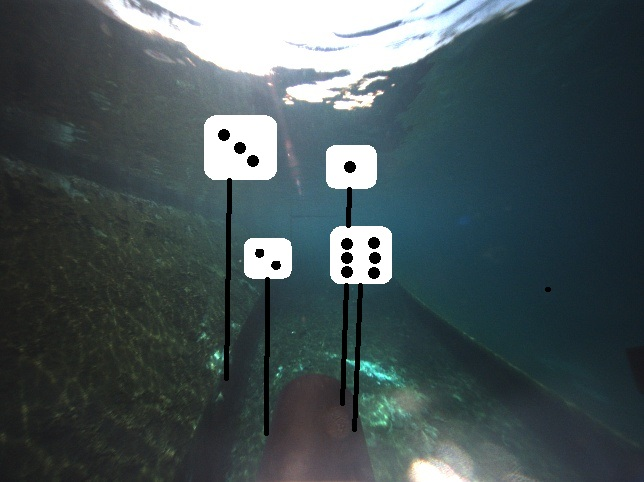
//> input picture Baitap_4/dice_1.jpg, 644 x 482 px, given in place of the camera
$ ./Source   (built with g++ and OpenCV 4)
//> lines starting //> are read from the running program, lines starting //| are printed output that depends on the picture; after the words box and inside, x2 and y2 are one past the last pixel; in counts of white or black regions, pixels touching at a corner belong together
#define _CRT_SECURE_NO_WARNINGS
#include "opencv2/highgui/highgui.hpp"
#include "opencv2/imgproc/imgproc.hpp"
#include "opencv2/features2d.hpp"
#include <iostream>
using namespace cv;
using namespace std;

int main() {
	cv::Mat im_with_keypoints; std::vector<cv::KeyPoint> keypoints;
	cv::Mat grayImage, camFrame, kernel;
	int morphBNo2 = 2;
	char str[200];
	//Setting detector parameters
	cv::SimpleBlobDetector::Params params;
	params.filterByInertia = true;
	params.minInertiaRatio = 0.5;
	params.filterByCircularity = true;
	params.filterByArea = true;
	params.minArea = 200.0f;
	//Creating a detector object
	cv::Ptr<cv::SimpleBlobDetector> detector = cv::SimpleBlobDetector::create(params);
	//video capture settings
	cv::VideoCapture cap(0); // open the default camera
	cap.set(CV_CAP_PROP_FRAME_WIDTH, 640);
	cap.set(CV_CAP_PROP_FRAME_HEIGHT, 480);
	//checking video stream
	if (!cap.isOpened()) {  // check if we succeeded
		std::cout << ("Failure to open camera") << "\n";
		std::cin.get();
	}
	cv::Mat backgroundFrame;
	cap >> backgroundFrame;
//> backgroundFrame is the input picture: 482 rows x 644 cols, CV_8UC3; mean B, G, R 86, 83.2, 69.7
	cvtColor(backgroundFrame, backgroundFrame, CV_BGR2GRAY);
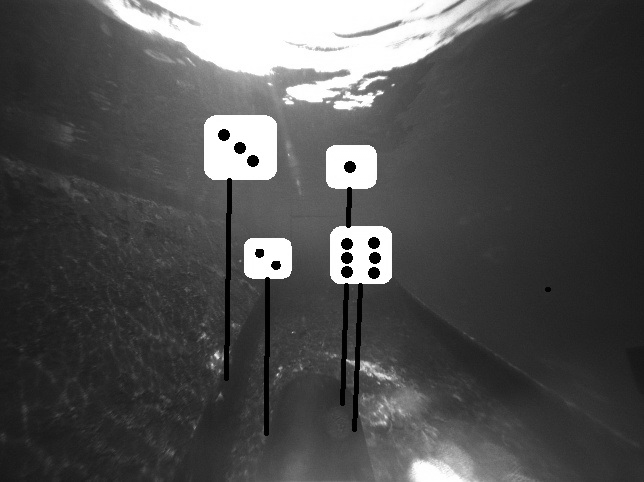
//> backgroundFrame: 482 rows x 644 cols, CV_8UC1; min 0, max 255, mean 79.5
	Mat unprocessedFrame;

	for (;;) {
		// get a new frame from camera
		cap >> camFrame;

		unprocessedFrame = camFrame.clone();
		//converting video to single channel grayscale
		cvtColor(camFrame, grayImage, CV_BGR2GRAY);
		grayImage.convertTo(grayImage, CV_8U);
		//filter noise
		cv::GaussianBlur(grayImage, grayImage, cvSize(5, 5), 0, 0);
		// remove background
		absdiff(grayImage, backgroundFrame, grayImage);
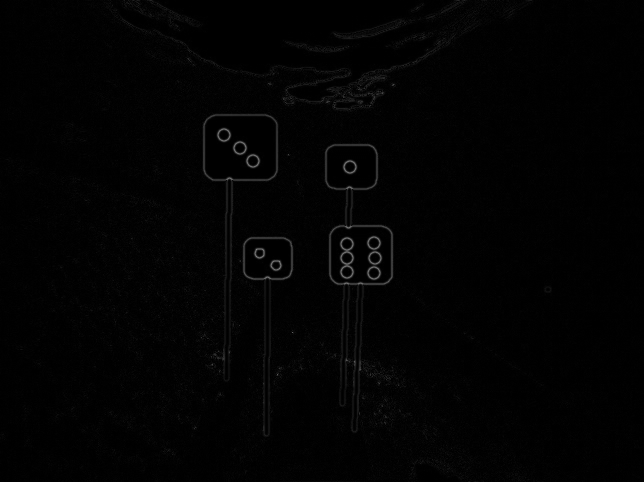
//> grayImage: 482 rows x 644 cols, CV_8UC1; min 0, max 135, mean 2.5
		//apply automatic threshold
		cv::threshold(grayImage, grayImage, 0.0, 255, cv::THRESH_BINARY_INV | cv::THRESH_OTSU);
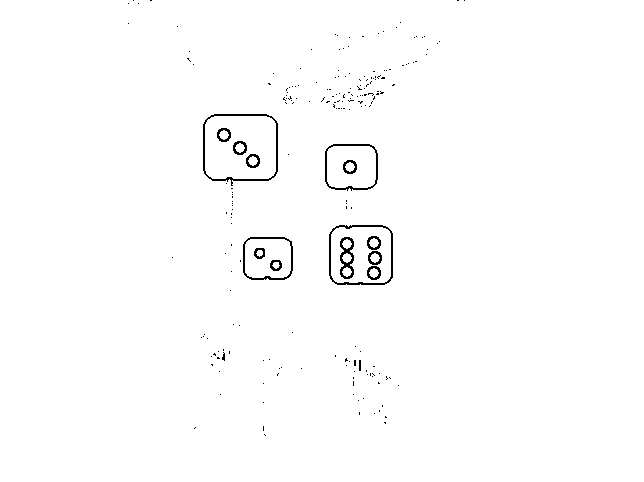
//> grayImage: 482 rows x 644 cols, CV_8UC1; 99% white; black in thin lines or dots, all inside (x1, y1, x2, y2) = (128, 0, 465, 436)
		Canny(grayImage, grayImage, 2, 2 * 2);
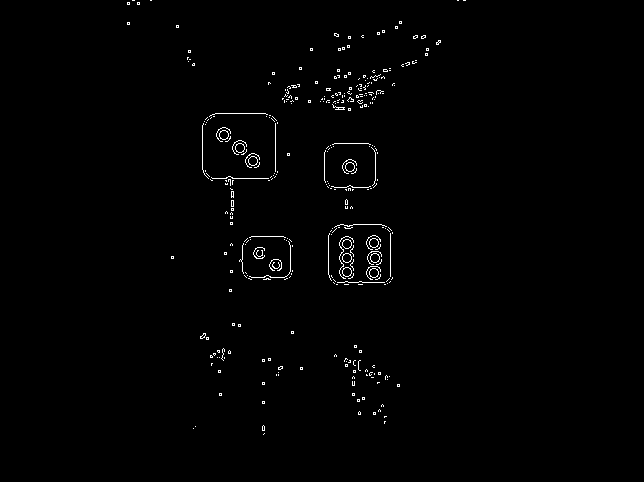
//> grayImage: 482 rows x 644 cols, CV_8UC1; 0.94% white in thin lines or dots, all inside (x1, y1, x2, y2) = (127, 0, 466, 435)

		std::vector<std::vector<cv::Point> > diceContours;
		std::vector<cv::Vec4i> diceHierarchy;
		cv::findContours(grayImage.clone(), diceContours, diceHierarchy, CV_RETR_EXTERNAL, cv::CHAIN_APPROX_SIMPLE);
//> diceContours = 342 contours, 332 with area under 20; largest, box (x1, y1, x2, y2) and area: (369, 268, 379, 278) 65, (342, 267, 352, 277) 65, (370, 253, 380, 263) 65, (342, 253, 352, 263) 65, (369, 238, 379, 248) 65; diceHierarchy = 342 items, first 8: [1, -1, -1, -1], [2, 0, -1, -1], [3, 1, -1, -1], [4, 2, -1, -1], [5, 3, -1, -1], [6, 4, -1, -1], [7, 5, -1, -1], [8, 6, -1, -1]

		for (int i = 0; i < diceContours.size(); i++) {
			// get contour area
			double diceContourArea = cv::contourArea(diceContours[i]);

			// filter contours based on our dice size
			if (diceContourArea > 100 && diceContourArea < 400) {

				// get bounding rect
				cv::Rect diceBoundsRect = cv::boundingRect(cv::Mat(diceContours[i]));
				Mat diceROI = unprocessedFrame(diceBoundsRect);
				//blob detection
				detector->detect(grayImage, keypoints);
				int nrOfBlobs = keypoints.size();
				// draw keypoints
				cv::drawKeypoints(camFrame, keypoints, im_with_keypoints, cv::Scalar(0, 0, 255),
					cv::DrawMatchesFlags::DRAW_RICH_KEYPOINTS);
				//text only appears if at least 1 blob is detected
				if (nrOfBlobs > 0) {
					sprintf(str, "total pips: %d ", nrOfBlobs);
					cv::putText(im_with_keypoints, str, cv::Point2f(10, 25), cv::FONT_HERSHEY_PLAIN,
						2, cv::Scalar(0, 255, 255, 255));
				}
					rectangle(im_with_keypoints, diceBoundsRect.tl(), diceBoundsRect.br(), Scalar(0, 153, 255), 2, 8, 0);


				imshow("keypoints", im_with_keypoints);
			}
		}
//> this loop made 342 passes
//> diceContourArea on passes 1 to 3: 0, 0, 0
//> after the loop, keypoints = 0 keypoints; str = ""

		//hit esc to quit
		if (cv::waitKey(1) == 27)  break;
//> the Esc key is pressed
	}
}

$ run again, on Baitap_4/dice_3.jpg
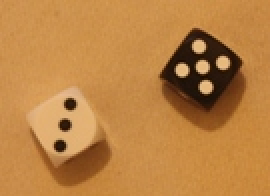
//> input picture Baitap_4/dice_3.jpg, 135 x 98 px, given in place of the camera (shown 2 times larger)
//> backgroundFrame is the input picture: 98 rows x 135 cols, CV_8UC3; mean B, G, R 68.2, 130.5, 187
//> backgroundFrame: 98 rows x 135 cols, CV_8UC1
//> `cv::threshold(grayImage, grayImage, 0.0, 255, cv::THRESH_BINARY_INV | ..`:
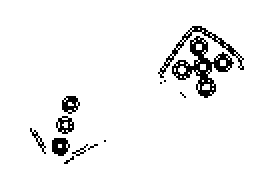
//> grayImage: 98 rows x 135 cols, CV_8UC1 (shown 2 times larger); 95.2% white; black in thin lines or dots, all inside (x1, y1, x2, y2) = (15, 13, 122, 82)
//> `Canny(grayImage, grayImage, 2, 2 * 2);`:
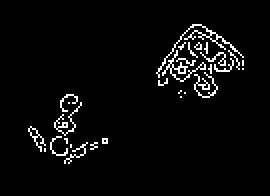
//> grayImage: 98 rows x 135 cols, CV_8UC1 (shown 2 times larger); 3.7% white in thin lines or dots, all inside (x1, y1, x2, y2) = (14, 12, 122, 82)
//> diceContours = 29 contours, 27 with area under 20; largest, box (x1, y1, x2, y2) and area: (81, 25, 103, 41) 27, (78, 12, 122, 39) 22; diceHierarchy = 29 items, first 8: [1, -1, -1, -1], [2, 0, -1, -1], [3, 1, -1, -1], [4, 2, -1, -1], [5, 3, -1, -1], [6, 4, -1, -1], [7, 5, -1, -1], [8, 6, -1, -1]
//> the loop `for (int i = 0; i < diceContours.size(); i++)` made 29 passes
//> diceContourArea on passes 24, 29: 27, 22.5
//> after the loop `for (int i = 0; i < diceContours.size(); i++)`: keypoints = 0 keypoints; str = ""
